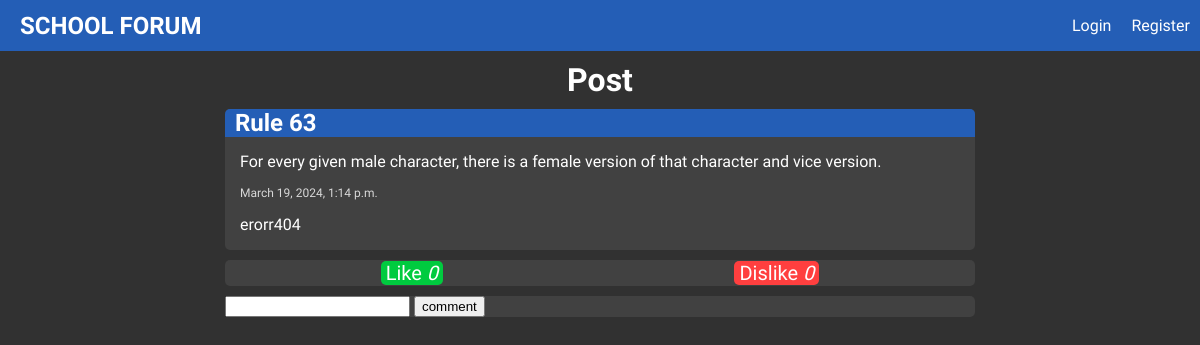
/rules/rule-63, run on an earlier commit of the app's database.
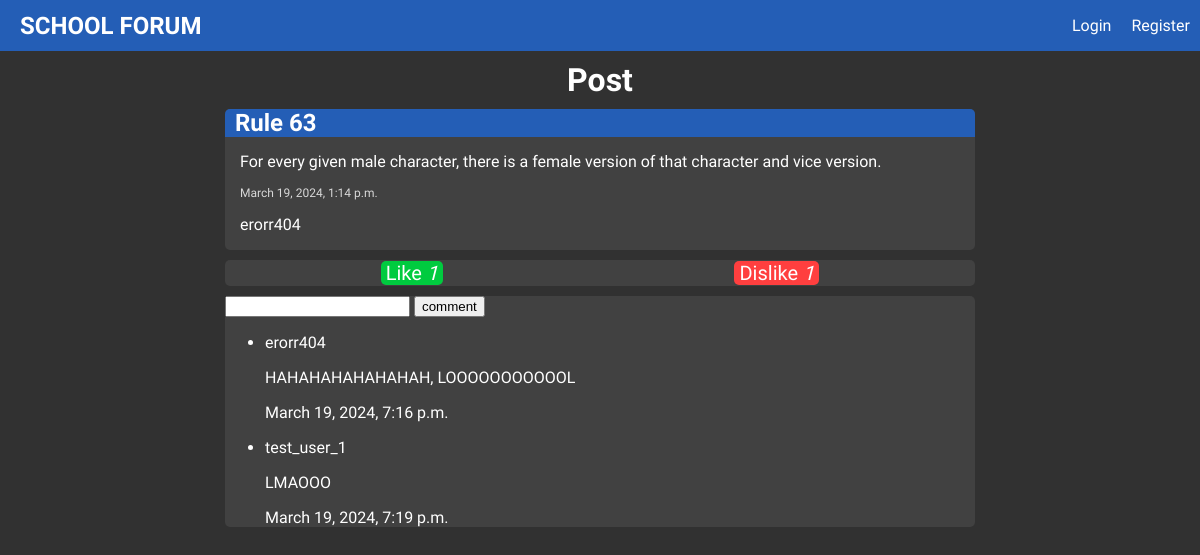
And on a later commit of the database.
### posts/models.py (models this page shows, shortened)
class Comment(models.Model):
    user = models.ForeignKey(User, models.CASCADE, default=None)
    post = models.ForeignKey(Post, models.CASCADE, default=None)
    date = models.DateTimeField(auto_now_add=True)
    text = models.TextField()

### posts/views.py (the view)
# urls.py: path('<slug:category>/<slug:post>', views.post_view, name='show'),
def post_view(request, category, post):
    post = Post.objects.get(slug=post)
    return render(request, 'post_detail.html', {'post':post,
                                                'likes':len(PostLike.objects.filter(post=post)),
                                                'dislikes':len(PostDisLike.objects.filter(post=post)),
                                                'comments':Comment.objects.filter(post=post)
                                                })

### posts/templates/post_detail.html (shortened to what this page needs)
{% extends 'base_layout.html' %}
{% block content %}
    <h1 class="page-title-header">Post</h1>
    <div class="post-detail">
        <h2 class="post-detail-title">{{ post.title }}</h2>
        <p class="post-detail-description">{{ post.body }}</p>
        <p class="post-date">{{ post.date }}</p>
        <p class="post-author">{{ post.author }}</p>
    </div>
    <div class="interactions">
        <ul>
            <li>
                <a href="#" id="like">Like <var id="likes">{{ likes }}</var></a>
            </li>
            <li>
                <a href="" id="dislike">Dislike <var id="dislikes">{{ dislikes }}</var></a>
            </li>
        </ul>
    </div>
    <div class="post-comments">
        <div class="create-comment">
            <form action="" method="post">
                <input type="text" name="text" id="crt_com">
                <input type="submit" value="comment">
            </form>
        </div>
        <ul class="comments-list">
            {% for comment in comments %}
            <li>
                <p class="comment-author">{{ comment.user }}</p>
                <p class="comment-text">{{ comment.text }}</p>
                <p class="comment-date">{{ comment.date }}</p>
            </li>
            {% endfor %}
        </ul>
    </div>
{% endblock content %}

What changed in the data, as far as the page shows it:
added Comment: user "erorr404", text "HAHAHAHAHAHAHAH, LOOOOOOOOOOOL", date "March 19, 2024, 7:16 p.m."
added Comment: user "test_user_1", text "LMAOOO", date "March 19, 2024, 7:19 p.m."
Also different on the page:
{{ likes }}: "0" → "1"
{{ dislikes }}: "0" → "1"
